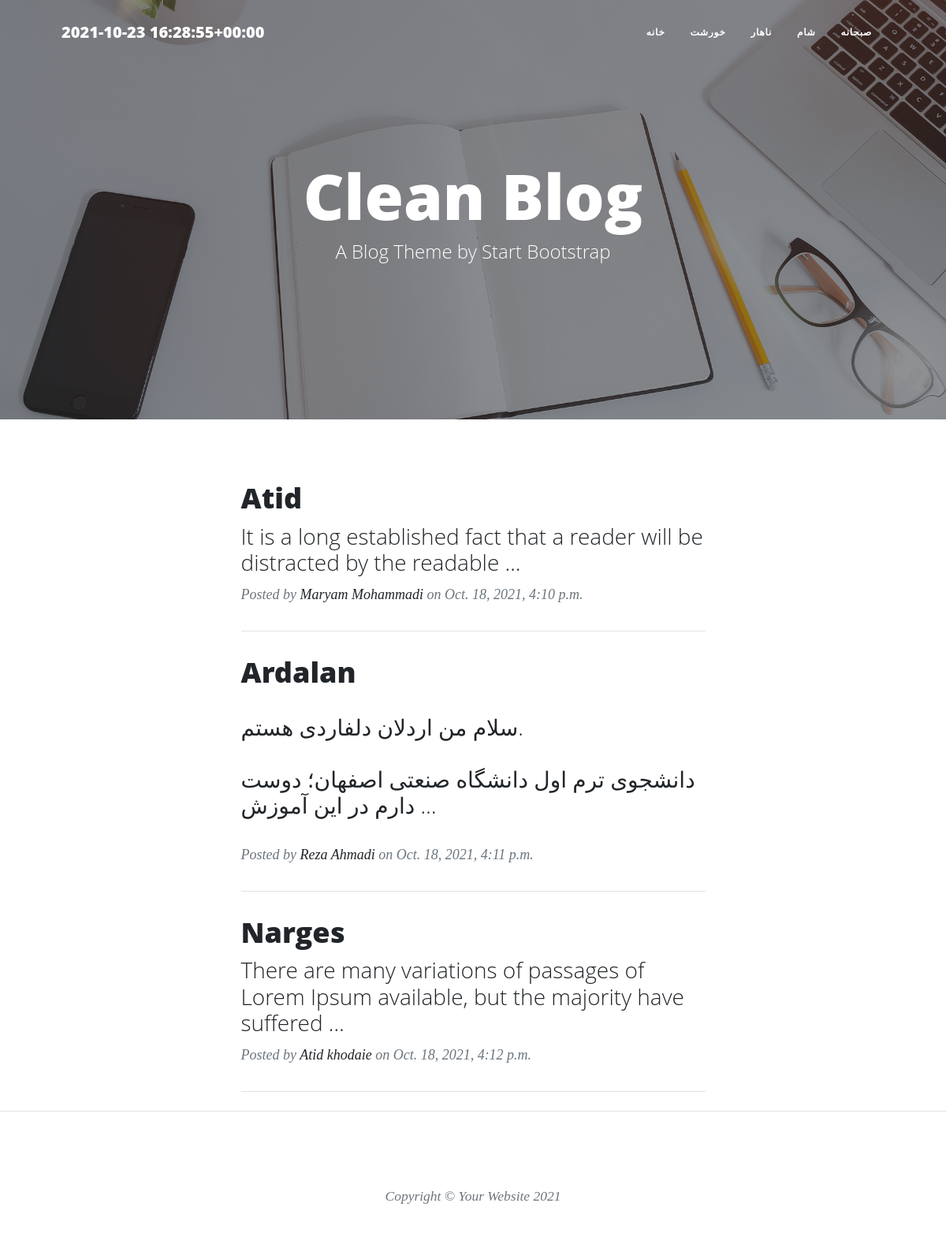
The page / on the database its author committed.
### food/models.py (models this page shows, shortened)
class Category(models.Model):
    parent = models.ForeignKey('self', null=True, default=None, blank=True, on_delete=models.SET_NULL, related_name='children')
    name = models.CharField(max_length=20)
    slug = models.CharField(max_length=20)
    class Meta:
        verbose_name = 'گروه'
        verbose_name_plural = 'گروه‌ ها'

class foodModels(models.Model):
    RATE = (
        ('3','Very good'),
        ('2', 'Good'),
        ('1','Bad'),
    )
    AUTH = (
        ('Admins',(
            ('Atid','Atid'),
            ('Rahmat','Rahmat'),
            ('Noora','Noora'),
        )),
        ('Normal people',(
            ('Yasin','Yasin'),
            ('Ebne','Ebne')
        )),
    )
    user = models.ForeignKey(User, null=True, on_delete=models.SET_NULL,default='User.id',related_name='author', verbose_name='نویسنده')
    name = models.CharField(max_length=20)
    slug = models.SlugField(max_length=20)
    desc = models.TextField(default="add descriptions here.")
    rate = models.CharField(max_length=1, choices=RATE)
    auth = models.CharField(max_length=20, choices=AUTH)  # special feature
    date = models.DateTimeField(default=timezone.now)
    categ = models.ManyToManyField(Category, related_name='categs')
    img = models.ImageField(upload_to='foodPics/')
    special_article = models.BooleanField(default=False, verbose_name="مقاله‌ی ویژه")
    check = models.BooleanField(default=False, verbose_name="آیا اجازه انتشار می‌دهید؟")
    class Meta:
        verbose_name = 'غذا'
        verbose_name_plural = 'غذاها'
    objects = manageFood()
    def categ_to_str(self):
        return ", ".join([Category.name for Category in self.categ.all()])
    categ_to_str.short_description = 'Category'

### Account/models.py (models this page shows)
class User(AbstractUser):
    is_author = models.BooleanField(default=False)
    vip_date = models.DateField(default=timezone.now)
    def is_special_user(self):
        if self.vip_date > date.today():
            return True
        else:
            return False
    is_special_user.boolean = True #baraye change kardan False be zarbdar to admin panel
    class Meta:
        verbose_name = 'کاربر'
        verbose_name_plural = 'کاربرها'

### food/views.py (the view)
# urls.py: path('',base.as_view() , name='home'),
class base(generic.ListView):
    template_name = 'index.html'
    queryset = foodModels.objects.show()
    paginate_by = 3
    context_object_name = 'foods'

### food/templatetags/base_tag.py (called while the page is built)
@register.simple_tag()
def showTime():
    return timezone.now()

@register.inclusion_tag('categ_tags.html')
def profCateg():
    return {
        'cat': Category.objects.all()
    }

### templates/index.html (shortened to what this page needs)
{% extends 'base.html' %}
{% load static %}
{% block content %}
        <header class="masthead" style="background-image: url('{% static 'assets/img/home-bg.jpg' %}')">
            <div class="container position-relative px-4 px-lg-5">
                <div class="row gx-4 gx-lg-5 justify-content-center">
                    <div class="col-md-10 col-lg-8 col-xl-7">
                        <div class="site-heading">
                            <h1>Clean Blog</h1>
                            <span class="subheading">A Blog Theme by Start Bootstrap</span>
                        </div>
                    </div>
                </div>
            </div>
        </header>
        <div class="container px-4 px-lg-5">
            <div class="row gx-4 gx-lg-5 justify-content-center">
                <div class="col-md-10 col-lg-8 col-xl-7">
                    {% for food in foods %}
                    <div class="post-preview">
                        <a href="{% url 'foodUrl:detailView' food.slug %}">
                            <h2 class="post-title">{{ food.name }}</h2>
                            <h3 class="post-subtitle">{{ food.desc | truncatewords:15|safe }}</h3>
                        </a>
                        <p class="post-meta">
                            Posted by
                            <a href="{% url 'foodUrl:authClass' food.user%}">{{ food.user.get_full_name }}</a>
                            on {{ food.date }}
                        </p>
                    </div>
                    <hr class="my-4" />
                    {% endfor %}
                </div>
            </div>
        </div>
 {% endblock %}

### templates/categ_tags.html
<div class="collapse navbar-collapse myfont" id="navbarResponsive">
    <ul class="navbar-nav ms-auto py-4 py-lg-0">
        <li class="nav-item"><a class="nav-link px-lg-3 py-3 py-lg-4" href="{% url 'foodUrl:home' %}">خانه</a></li>
        {% for cat in cat %}
        {% if cat.parent == None %}
            <li class="nav-item"><a class="nav-link px-lg-3 py-3 py-lg-4" href="{% url 'foodUrl:categClass' cat.slug%}">{{ cat.name }}</a></li>
        {% endif %}
        {% endfor %}
    </ul>
</div>

### rows shown on the page
Category: name "خورشت"
Category: name "ناهار"
Category: name "شام"
Category: name "صبحانه"
foodModels: name "Atid", desc "It is a long established fact that a reader will be distracted by the readable …", user.get_full_name "Maryam Mohammadi", date "Oct. 18, 2021, 4:10 p.m."
foodModels: name "Ardalan", desc "سلام من اردلان دلفاردی هستم. دانشجوی ترم اول دانشگاه صنعتی اصفهان؛ دوست دارم در این آموزش …", user.get_full_name "Reza Ahmadi", date "Oct. 18, 2021, 4:11 p.m."
foodModels: name "Narges", desc "There are many variations of passages of Lorem Ipsum available, but the majority have suffered …", user.get_full_name "Atid khodaie", date "Oct. 18, 2021, 4:12 p.m."
